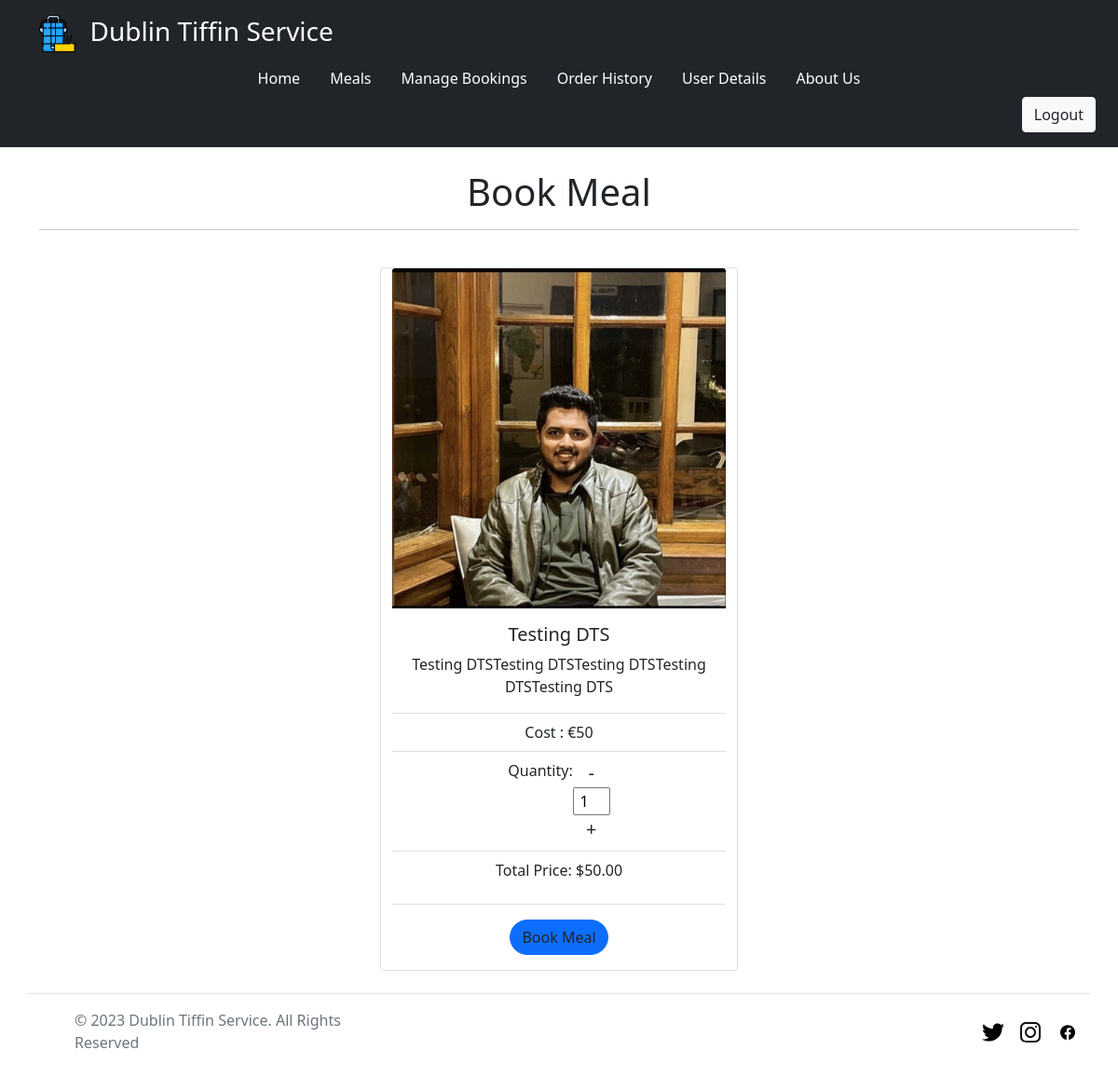
The app's page /bookings/book/22 (signed in), older data.
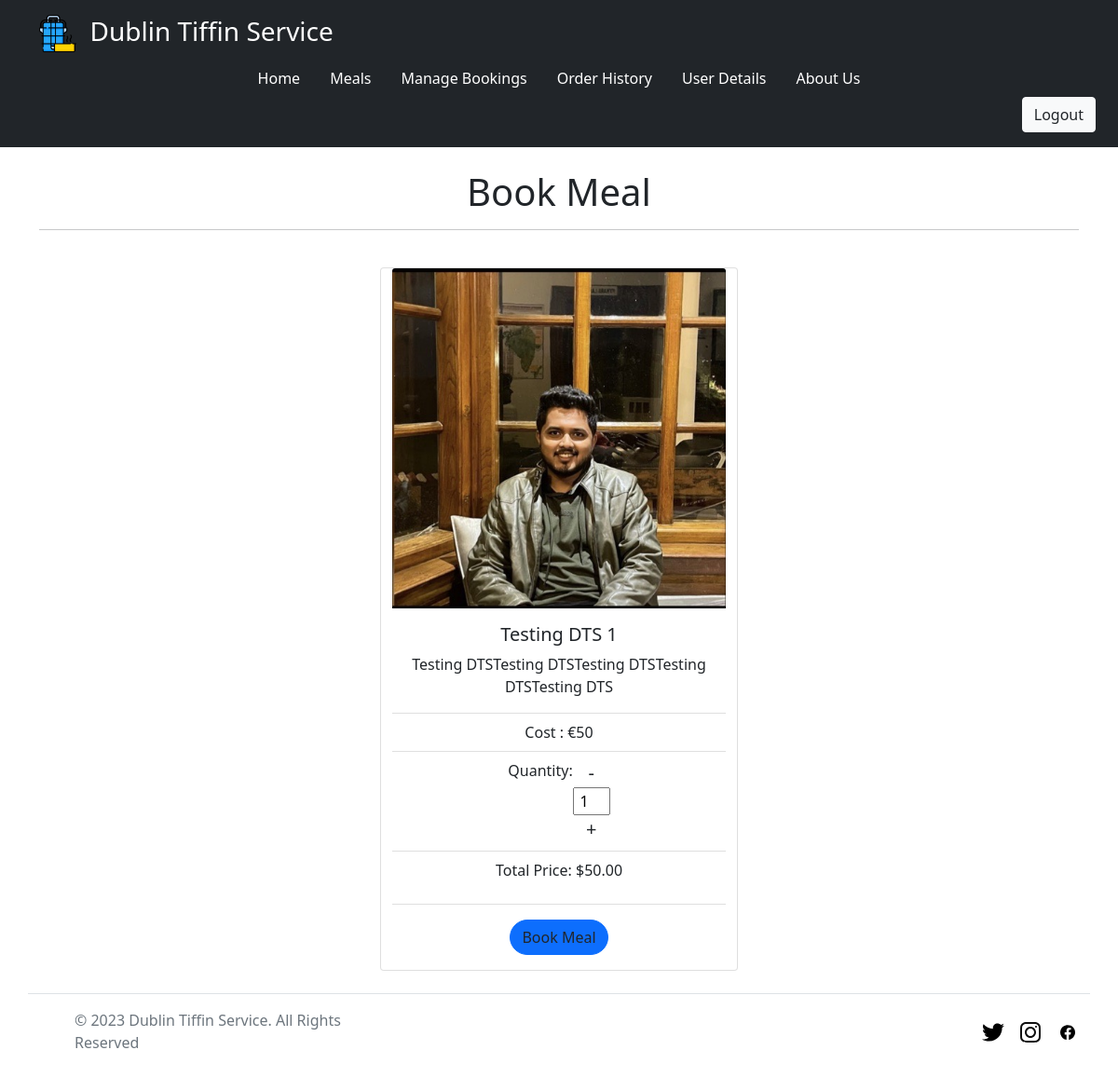
The same page, newer data.
### meals/models.py (models this page shows, shortened)
class Meals(models.Model):
    name = models.CharField(max_length=100)
    description = models.TextField()
    cost = models.IntegerField()
    image = models.ImageField(upload_to="static/meal_images/")
    is_veg = models.BooleanField()

### bookings/views.py (the view)
# urls.py: path('book/<int:id>', views.book, name='book'),
@login_required
@require_http_methods(["GET"])
def book(request, id):
    data = Meals.objects.get(id=id)
    return render(request, 'bookings/book.html', {'meal': data})

### templates/bookings/book.html (shortened to what this page needs)
{% extends '_partials/base.html' %}
{% block body %}
{% load static %}
<div class="container">
      <br>
      <h1 class="text-center">Book Meal</h1>
      <hr>
      <br>
      <form method="POST" action="{% url 'booking_confirm' meal.id %}">
            <div class="row justify-content-center">
                  <div class="card text-center" style="width: 24rem;">
                        <img src="/{{ meal.image }}" class="card-img-top" alt="...">
                        <div class="card-body">
                              <h5 class="card-title">{{ meal.name }}</h5>
                              <p class="card-text">{{ meal.description }}</p>
                        </div>
                        <ul class="list-group list-group-flush">
                              <li class="list-group-item">Cost : €{{ meal.cost }}</li>
                              <li class="list-group-item d-flex justify-content-center">
                                    <label for="quantity">Quantity:</label>
                                    <div class="quantity-control d-flex justify-content-center">
                                          <div class="quantity-button" id="decrease">-</div>
                                          <input type="number" id="quantity" name="quantity" class="quantity-input"
                                                value="1" min="1">
                                          <div class="quantity-button" id="increase">+</div>
                                    </div>
                              </li>
                              <li class="list-group-item">
                                    <p>Total Price: <span id="total-price">{{ meal.cost }}</span></p>
                              </li>
                        </ul>
                        <div class="card-body">
                              <button type="submit"
                                    class="btn btn-primary rounded-pill btn-outline-primary text-dark gradient-custom-4 text-body">
                                    Book Meal
                              </button>
                        </div>
                  </div>
            </div>
      </form>
</div>
{% endblock %}

Row changes from the older to the newer data that the page shows:
changed Meals "Testing DTSTesting DTSTesting DTSTesting DTSTesting DTS": name "Testing DTS" → "Testing DTS 1"
